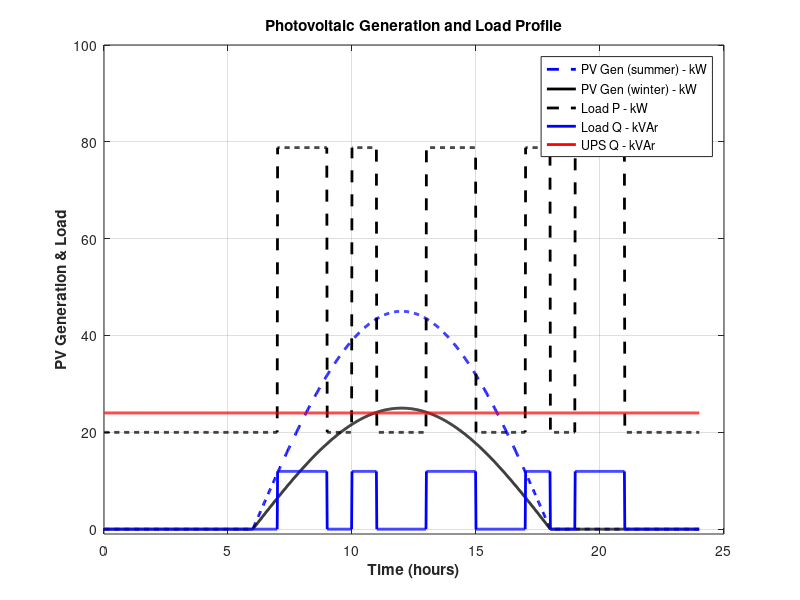
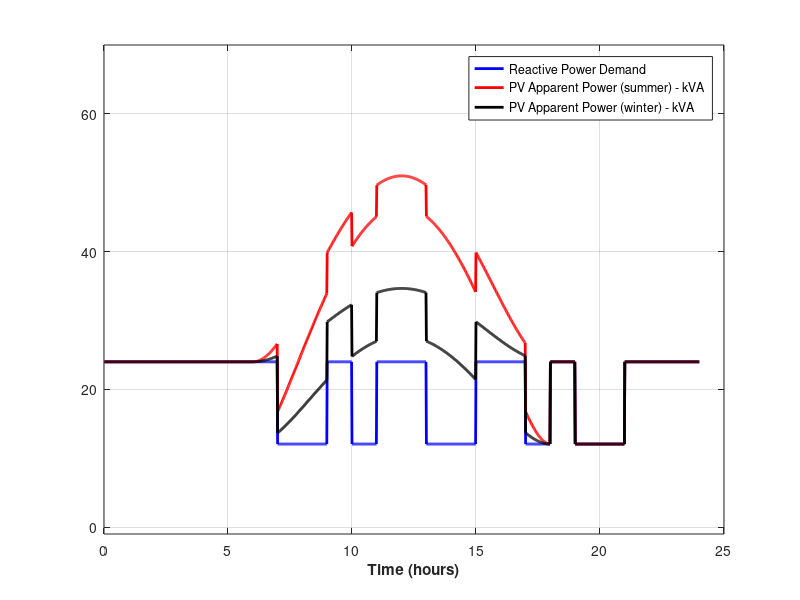
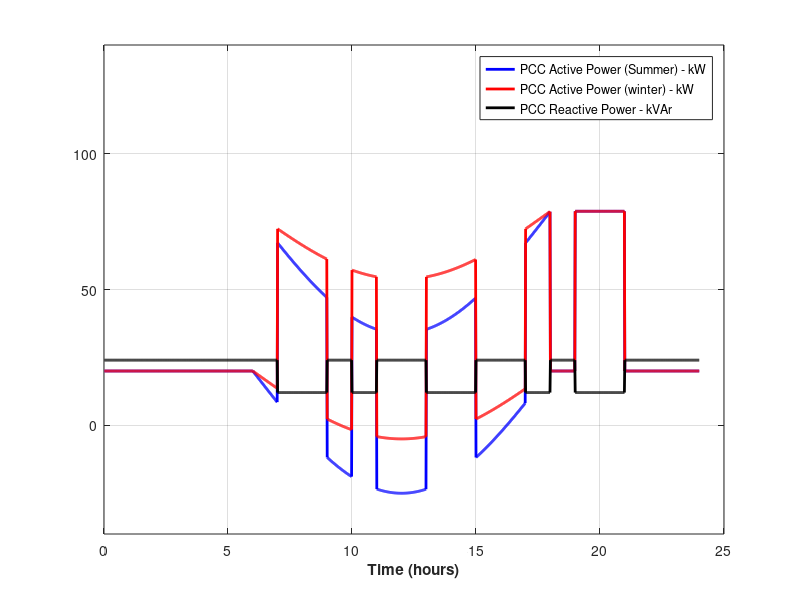
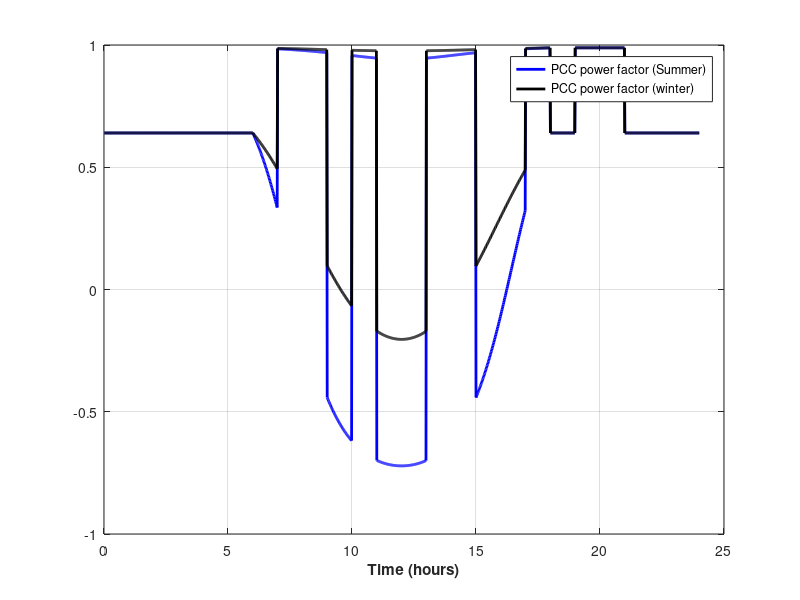

MATLAB code for these plots, in order:
%%
% PV generation profile

hour = 1:24;
n = numel(hour);
minute = 1:n*60;
nn = numel(minute);
pv_prod1 = zeros(1,nn);
pv_prod2 = zeros(1,nn);
ayasli1p = zeros(1,nn);
ayasli2p = zeros(1,nn);
ayasli1q = zeros(1,nn);
ayasli2q = zeros(1,nn);
upsq = zeros(1,nn);
qdemand = zeros(1,nn);
pccp1 = zeros(1,nn);
pccp2 = zeros(1,nn);
pccq = zeros(1,nn);
pv_s1 = zeros(1,nn);
pv_s2 = zeros(1,nn);
pv_pf1 = zeros(1,nn);
pv_pf2 = zeros(1,nn);
pv_peak = 50; % kW
pv_peak_prod1 = 0.9*pv_peak; % kW
pv_peak_prod2 = 0.5*pv_peak; % kW
for k = 1:nn
    kalan = minute(k)/60;
    kalanint = floor(kalan);
    if (kalanint >= 6) && (kalanint < 18)
        pv_prod1(k) = -pv_peak_prod1*cos(2*pi*(1/nn)*minute(k)); % kVA
        pv_prod2(k) = -pv_peak_prod2*cos(2*pi*(1/nn)*minute(k)); % kVA
    end
    ayasli1p(k) = 20; % kW
    ayasli1q(k) = 0; % kVAr
    upsq(k) = 24; % kVAr
    if (kalanint < 7) || (kalanint == 9) ||...
            (kalanint > 10 && kalanint < 13) || ...
            (kalanint > 14 && kalanint < 17) ||...
            (kalanint == 18) || (kalanint > 20)
        ayasli2p(k) = 0;
        ayasli2q(k) = 0;
    else
        ayasli2p(k) = 60*0.98; % kW
        ayasli2q(k) = 60*0.199; % kW
    end
    %houraxis(k) = kalanint;
    qdemand(k) = upsq(k)-ayasli1q(k)-ayasli2q(k);
    pv_s1(k) = sqrt(qdemand(k)^2+pv_prod1(k)^2);
    pv_s2(k) = sqrt(qdemand(k)^2+pv_prod2(k)^2);
    pv_pf1(k) = pv_prod1(k)/pv_s1(k);
    pv_pf2(k) = pv_prod2(k)/pv_s2(k);
    pccp1(k) = ayasli1p(k) + ayasli2p(k) - pv_prod1(k);
    pccp2(k) = ayasli1p(k) + ayasli2p(k) - pv_prod2(k);
    pccq(k) = upsq(k) - ayasli2q(k) - ayasli1q(k);
end

%%
figure;
plot(minute/60,pv_prod1,'b--','LineWidth',2.0);
hold on;
plot(minute/60,pv_prod2,'k-','LineWidth',2.0);
hold on;
plot(minute/60,ayasli2p+ayasli1p,'k--','LineWidth',2.0);
hold on;
plot(minute/60,ayasli2q+ayasli1q,'b-','LineWidth',2.0);
hold on;
plot(minute/60,upsq,'r-','LineWidth',2.0);
hold off;
xlabel('Time (hours)','Fontweight','Bold');
ylabel('PV Generation & Load','Fontweight','Bold');
title ('Photovoltaic Generation and Load Profile','Fontweight','Bold');
legend('PV Gen (summer) - kW','PV Gen (winter) - kW','Load P - kW','Load Q - kVAr','UPS Q - kVAr');
grid on;
ylim([-1 100]);

%%
figure;
plot(minute/60,qdemand,'b-','LineWidth',2.0);
hold on;
plot(minute/60,pv_s1,'r-','LineWidth',2.0);
hold on;
plot(minute/60,pv_s2,'k-','LineWidth',2.0);
hold off;
xlabel('Time (hours)','Fontweight','Bold');
legend('Reactive Power Demand','PV Apparent Power (summer) - kVA','PV Apparent Power (winter) - kVA');
grid on;
ylim([-1 70]);

%%
figure;
plot(minute/60,pccp1,'b-','LineWidth',2.0);
hold on;
plot(minute/60,pccp2,'r-','LineWidth',2.0);
hold on;
plot(minute/60,pccq,'k-','LineWidth',2.0);
hold off;
xlabel('Time (hours)','Fontweight','Bold');
legend('PCC Active Power (Summer) - kW','PCC Active Power (winter) - kW','PCC Reactive Power - kVAr');
grid on;
ylim([-40 140]);

%%
Spcc1 = sqrt(pccp1.^2+pccq.^2);
Spcc2 = sqrt(pccp2.^2+pccq.^2);
pf1 = pccp1./Spcc1;
pf2 = pccp2./Spcc2;

figure;
plot(minute/60,pf1,'b-','LineWidth',2.0);
hold on;
plot(minute/60,pf2,'k-','LineWidth',2.0);
hold off;
xlabel('Time (hours)','Fontweight','Bold');
legend('PCC power factor (Summer)','PCC power factor (winter)');
grid on;
%ylim([-40 140]);

%%
pqratio1 = abs(pccq)./abs(pccp1);
pqratio2 = abs(pccq)./abs(pccp2);

figure;
plot(minute/60,pqratio1,'b-','LineWidth',2.0);
hold on;
plot(minute/60,pqratio2,'k-','LineWidth',2.0);
hold off;
xlabel('Time (hours)','Fontweight','Bold');
%legend('PCC power factor (Summer)','PCC power factor (winter)');
grid on;
ylim([0 10]);
